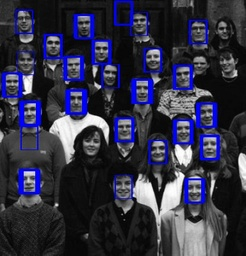
#> input picture Assignment5/q1/students_result.jpg, 246 x 256 px, shrunk from 384 x 399 before the run, given in place of students.jpg, which was not available
$ python matchFaces.py
#> lines starting #> are read from the running program, lines starting #| are printed output that depends on the picture; pictures that were not available may be replaced by others from this repository, and a replacement may not be noted
import cv2
import numpy as np
import matplotlib.pyplot as plt
from numpy.fft import fft2, ifft2, fftshift, ifftshift
from numpy.lib.stride_tricks import sliding_window_view

import warnings
warnings.filterwarnings("ignore")


def crop_frequency_domain(f_transform, new_h, new_w):
    h, w = f_transform.shape
    center_h, center_w = h // 2, w // 2
    new_h = max(1, new_h)
    new_w = max(1, new_w)
    return f_transform[
        center_h - new_h // 2 : center_h + new_h // 2,
        center_w - new_w // 2 : center_w + new_w // 2
    ]

def inverse_fourier_transform(f_transform):
    f_transform = ifftshift(f_transform)
    scaled_image = np.abs(ifft2(f_transform))

    scaled_image = cv2.normalize(scaled_image, None, 0, 255, cv2.NORM_MINMAX)

    return scaled_image.astype(np.uint8)

def scale_down(image, resize_ratio):
    image = image.astype(np.float32)
    f_transform = fftshift(fft2(image))

    h, w = image.shape
    new_h, new_w = int(h * resize_ratio), int(w * resize_ratio)

    cropped_f_transform = crop_frequency_domain(f_transform, new_h, new_w)

    return inverse_fourier_transform(cropped_f_transform)

def pad_frequency_domain(f_transform, new_h, new_w):
    h, w = f_transform.shape
    pad_h, pad_w = (new_h - h) // 2, (new_w - w) // 2
    padded_f_transform = np.zeros((new_h, new_w), dtype=complex)
    padded_f_transform[pad_h:pad_h + h, pad_w:pad_w + w] = f_transform
    return padded_f_transform

def scale_up(image, resize_ratio):
    image = image.astype(np.float32)

    f_transform = np.fft.fftshift(np.fft.fft2(image))
    h, w = image.shape
    new_h, new_w = int(h * resize_ratio), int(w * resize_ratio)

    padded_f_transform = pad_frequency_domain(f_transform, new_h, new_w)

    shifted_f = np.fft.ifftshift(padded_f_transform)
    resized_image = np.abs(np.fft.ifft2(shifted_f))

    return np.uint8(cv2.normalize(resized_image, None, 0, 255, cv2.NORM_MINMAX))

def ncc_2d(image, pattern):
    pattern_h, pattern_w = pattern.shape
    # Compute pattern mean and normalize it
    pattern_mean = np.mean(pattern)
    pattern_centered = pattern - pattern_mean
    pattern_norm = np.linalg.norm(pattern_centered)
    image_windows = sliding_window_view(image, (pattern_h, pattern_w))

    # Compute mean and normalize image windows
    windows_mean = np.mean(image_windows, axis=(2, 3), keepdims=True)
    windows_centered = image_windows - windows_mean
    windows_norm = np.linalg.norm(windows_centered, axis=(2, 3))

    # Compute NCC
    denominator = pattern_norm * windows_norm
    denominator[denominator == 0] = 1  # Prevent division by zero
    ncc_map = np.sum(windows_centered * pattern_centered, axis=(2, 3)) / denominator

    return ncc_map

def display(image, pattern):

	plt.subplot(2, 3, 1)
	plt.title('Image')
	plt.imshow(image, cmap='gray')

	plt.subplot(2, 3, 3)
	plt.title('Pattern')
	plt.imshow(pattern, cmap='gray', aspect='equal')

	ncc = ncc_2d(image, pattern)

	plt.subplot(2, 3, 5)
	plt.title('Normalized Cross-Correlation Heatmap')
	plt.imshow(ncc ** 2, cmap='coolwarm', vmin=0, vmax=1, aspect='auto')

	cbar = plt.colorbar()
	cbar.set_label('NCC Values')

	plt.show()

def draw_matches(image, matches, pattern_size):
	image = cv2.cvtColor(image, cv2.COLOR_BGR2RGB)
	for point in matches:
		y, x = point
		top_left = (int(x - pattern_size[1]/2), int(y - pattern_size[0]/2))
		bottom_right = (int(x + pattern_size[1]/2), int(y + pattern_size[0]/2))
		cv2.rectangle(image, top_left, bottom_right, (255, 0, 0), 1)

	plt.imshow(image, cmap='gray')
	plt.show()

	cv2.imwrite(f"{CURR_IMAGE}_result.jpg", image)


CURR_IMAGE = "students"

image = cv2.imread(f'{CURR_IMAGE}.jpg')
#> image is the input picture: shape (256, 246, 3); mean B, G, R 69.5, 50.3, 50.2
image = cv2.cvtColor(image, cv2.COLOR_BGR2GRAY)
#> image: shape (256, 246)

pattern = cv2.imread('template.jpg')
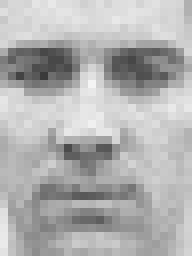
#> input picture Assignment5/q1/template.jpg, 24 x 32 px, shrunk from 37 x 50 before the run (shown 8 times larger)
#> pattern is the input picture: shape (32, 24, 3); min 58, max 244, mean 177.2
pattern = cv2.cvtColor(pattern, cv2.COLOR_BGR2GRAY)
#> pattern: shape (32, 24)

############# DEMO #############
# display(image, pattern)

############# Students #############
image_resize_ratio = 1.32
pattern_resize_ratio = 0.72
threshold =  0.488

image_scaled = scale_up(image, image_resize_ratio)
pattern_scaled = scale_down(pattern, pattern_resize_ratio)

display(image_scaled, pattern_scaled)
#> in ncc_2d, `pattern_mean = np.mean(pattern)`: pattern_mean = 163.6
#> in ncc_2d, `pattern_norm = np.linalg.norm(pattern_centered)`: pattern_norm = 1119.4

ncc = ncc_2d(image_scaled, pattern_scaled)
real_matches = np.argwhere(ncc > threshold)
#> real_matches = 165 pairs, first value 5 to 250, second value 6 to 270

######### DONT CHANGE THE NEXT TWO LINES #########
real_matches[:,0] += pattern_scaled.shape[0] // 2			# if pattern was not scaled, replace this with "pattern"
real_matches[:,1] += pattern_scaled.shape[1] // 2			# if pattern was not scaled, replace this with "pattern"

# If you chose to scale the original image, make sure to scale back the matches in the inverse resize ratio.
real_matches = (real_matches / image_resize_ratio).astype(int)
#> real_matches = 165 pairs, first value 12 to 197, second value 10 to 210

draw_matches(image, real_matches, pattern_scaled.shape)	# if pattern was not scaled, replace this with "pattern"
#> the loop in draw_matches, `for point in matches:` made 165 passes
#> (y, x, top_left, bottom_right) on passes 1 to 3: (12, 123, (115, 1), (131, 23)), (12, 124, (116, 1), (132, 23)), (12, 159, (151, 1), (167, 23))
#> after the loop in draw_matches, `for point in matches:`:
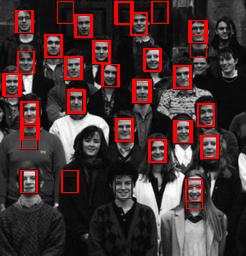
#> image: shape (256, 246, 3); mean R, G, B 69.6, 49.8, 49.8

############# Crew #############
CURR_IMAGE = "thecrew"

image = cv2.imread(f'{CURR_IMAGE}.jpg')
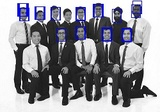
#> input picture Assignment5/q1/thecrew_result.jpg, 160 x 112 px, shrunk from 250 x 175 before the run, given in place of thecrew.jpg, which was not available
#> image is the input picture: shape (112, 160, 3); mean B, G, R 155.1, 148.5, 148.4
image = cv2.cvtColor(image, cv2.COLOR_BGR2GRAY)
#> image: shape (112, 160)

image_resize_ratio = 1.70
pattern_resize_ratio = 0.4
threshold = 0.45

image_scaled = scale_up(image, image_resize_ratio)
#> call 2 of scale_up, with resize_ratio = 1.7
#> in scale_up (call 2), `return np.uint8(cv2.normalize(resized_image, None, 0, 255, cv2.NORM_MI..`:
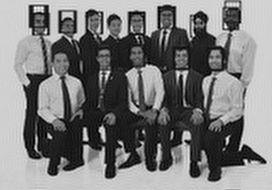
#> returned value: shape (190, 272); min 0, max 255, mean 122.5
pattern_scaled =  scale_down(pattern, pattern_resize_ratio)

display(image_scaled, pattern_scaled)
#> in ncc_2d (call 3), `pattern_mean = np.mean(pattern)`: pattern_mean = 175.3
#> in ncc_2d (call 3), `pattern_norm = np.linalg.norm(pattern_centered)`: pattern_norm = 540.6
#> in ncc_2d (call 3), `ncc_map = np.sum(windows_centered * pattern_centered, axis=(2, 3)) / d..`:
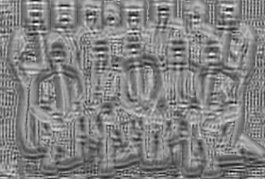
#> ncc_map: shape (179, 265) float64; min -0.626, max 0.601, mean 0.00368; drawn with min black and max white
#> in display (call 2), `plt.show()`:
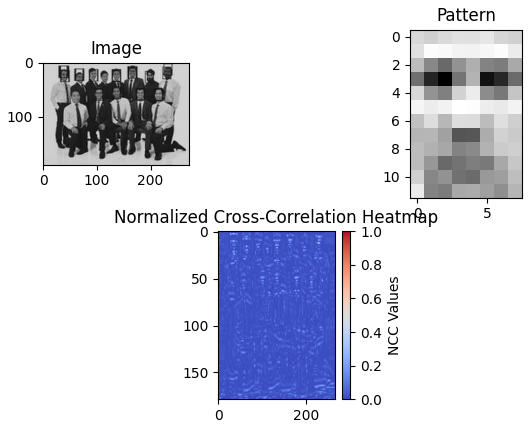
#> figure drawn by matplotlib, 4 panels

ncc = ncc_2d(image_scaled, pattern_scaled)
real_matches = np.argwhere(ncc > threshold)
#> real_matches = 76 pairs, first value 2 to 173, second value 28 to 236

######### DONT CHANGE THE NEXT TWO LINES #########
real_matches[:,0] += pattern_scaled.shape[0] // 2			# if pattern was not scaled, replace this with "pattern"
real_matches[:,1] += pattern_scaled.shape[1] // 2			# if pattern was not scaled, replace this with "pattern"

# If you chose to scale the original image, make sure to scale back the matches in the inverse resize ratio.
real_matches = (real_matches / image_resize_ratio).astype(int)
#> real_matches = 76 pairs, first value 4 to 105, second value 18 to 141

draw_matches(image, real_matches, pattern_scaled.shape)	# if pattern was not scaled, replace this with "pattern"
#> call 2 of draw_matches, with matches = array of shape (76, 2), pattern_size = (12, 8)
#> the loop in draw_matches (call 2), `for point in matches:` made 76 passes
#> (y, x, top_left, bottom_right) on passes 1 to 12: (4, 18, (14, -2), (22, 10)), (4, 22, (18, -2), (26, 10)), (4, 22, (18, -2), (26, 10)), (4, 23, (19, -2), (27, 10)), (5, 18, (14, -1), (22, 11)), (5, 94, (90, -1), (98, 11)), (6, 135, (131, 0), (139, 12)), (6, 136, (132, 0), (140, 12)), (6, 137, (133, 0), (141, 12)), (7, 135, (131, 1), (139, 13)), (7, 136, (132, 1), (140, 13)), (7, 137, (133, 1), (141, 13))
#> after the loop in draw_matches (call 2), `for point in matches:`:
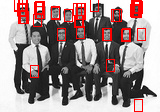
#> image: shape (112, 160, 3); mean R, G, B 158.9, 140.4, 140.4
